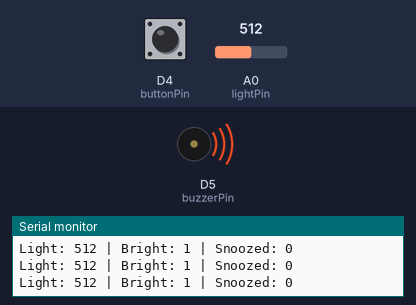
The sketch below on a simulated Arduino Uno R4 WiFi. Parts: buzzer (waves = sounding, pin HIGH), the last lines printed to the serial monitor. Inputs (shaded band) come from the test bench; at power-on: D4 (buttonPin) HIGH, A0 (lightPin) = 512. WiFi joins after 1.5 s; servers stay silent unless stated.

Above: at 2.7 s.
2.8 s: D4 (buttonPin) pulled LOW for 0.35 s
At 3.9 s:
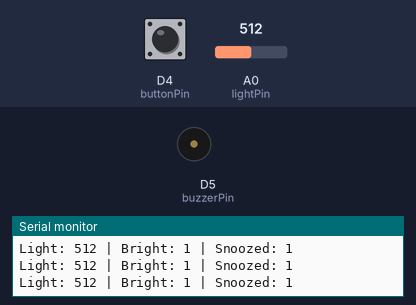
Timing chart, 0 to 19.4 s (numbered marks = the images above; inputs shaded):
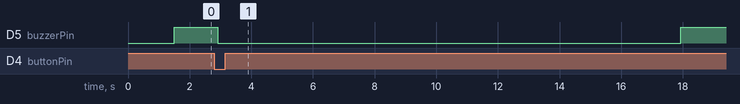

Measured:
- after the input at 2.8 s, D5 (buzzerPin): HIGH → LOW after 0.10 s, → HIGH 15.0 s later

The sketch:

Project2.ino
```cpp
/******************************************************
 SMART LIGHT ALARM – CLEAN & STABLE VERSION
 Project 2: WiFi + Email via PushingBox
******************************************************/

#include <WiFiS3.h>
#include <WiFiClient.h>


char ssid[] = "LAN Solo";
char pass[] = "pishkinamaika";


String deviceID = "v350A1DE9AF19BF6";
const char serverName[] = "api.pushingbox.com";

WiFiClient client;

int lightPin  = A0;   // Light → A0
int buttonPin = D4;    // Button → D4
int buzzerPin = 5;    // Buzzer → D5

int lightLimit = 350;
unsigned long snoozeUntil = 0;
const unsigned long snoozeMs   = 15000; // 15 sec snooze
const unsigned long debounceMs = 200;


unsigned long lastPress = 0;
int lastButton = HIGH;
bool emailSent = false;

void sendToPushingBox(int lightValue) {
  Serial.print("Sending to PushingBox... ");

  if (client.connect(serverName, 80)) {
    Serial.println("Connected!");

    String url = "/pushingbox?devid=" + deviceID + "&light=" + String(lightValue);

    client.println("GET " + url + " HTTP/1.1");
    client.println("Host: api.pushingbox.com");
    client.println("Connection: close");
    client.println();
  } else {
    Serial.println("FAILED to connect.");
  }
}

void setup() {
  Serial.begin(9600);

  pinMode(buzzerPin, OUTPUT);
  pinMode(buttonPin, INPUT_PULLUP);

  Serial.print("Connecting to WiFi");
  WiFi.begin(ssid, pass);

  while (WiFi.status() != WL_CONNECTED) {
    Serial.print(".");
    delay(500);
  }

  Serial.println("\nWiFi Connected!");
}
void loop() {

  int lightValue = analogRead(lightPin);
  int buttonValue = digitalRead(buttonPin);
  unsigned long now = millis();

  // --- BUTTON PRESS (Active LOW) ---
  if (lastButton == HIGH && buttonValue == LOW && (now - lastPress) > debounceMs) {
    snoozeUntil = now + snoozeMs;
    lastPress = now;
    Serial.println(">>> SNOOZE FOR 15 SECONDS <<<");
  }
lastButton = buttonValue;

  bool bright = (lightValue > lightLimit);
  bool snoozed = now < snoozeUntil;

  // --- ALARM LOGIC ---
  if (bright && !snoozed) {

    digitalWrite(buzzerPin, HIGH);  // alarm on

    if (!emailSent) {
      sendToPushingBox(lightValue); // send email ONCE
      emailSent = true;
    }

    } else {
    digitalWrite(buzzerPin, LOW);   // alarm off
    emailSent = false;              // allow next trigger
  }

  // --- DEBUG OUTPUT ---
  Serial.print("Light: "); Serial.print(lightValue);
  Serial.print(" | Bright: "); Serial.print(bright);
  Serial.print(" | Snoozed: "); Serial.println(snoozed);

  delay(300);
}
```
